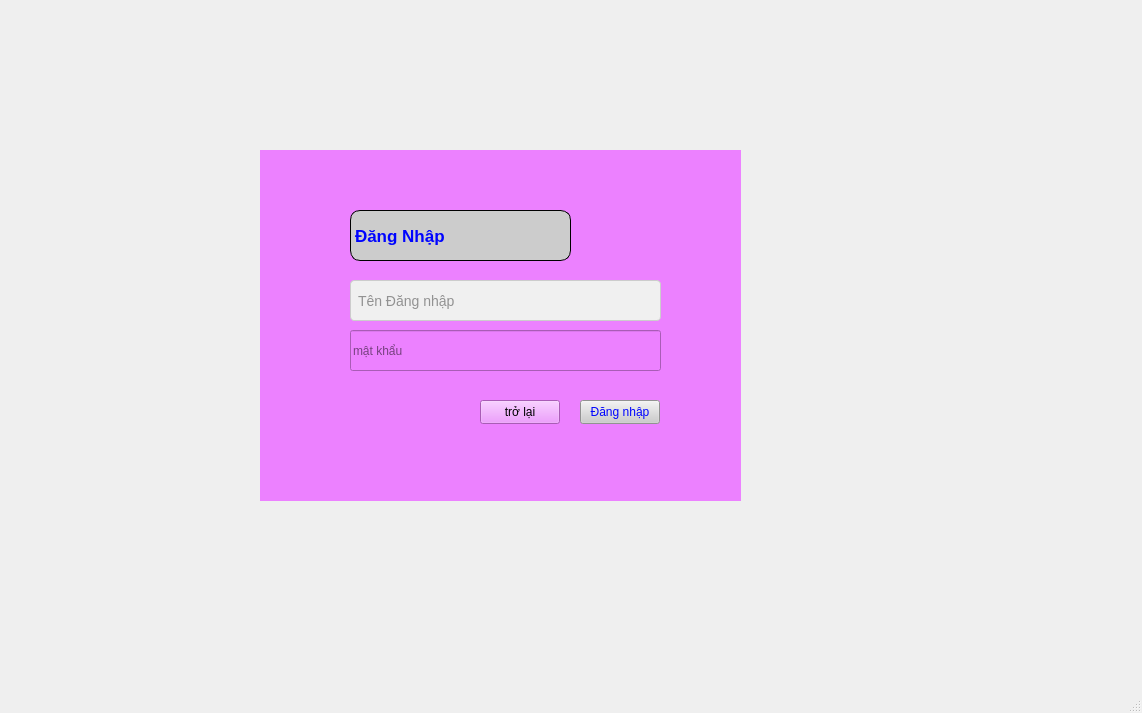
<?xml version="1.0" encoding="UTF-8"?>
<ui version="4.0">
 <class>test</class>
 <widget class="QMainWindow" name="test">
  <property name="geometry">
   <rect>
    <x>0</x>
    <y>0</y>
    <width>1142</width>
    <height>713</height>
   </rect>
  </property>
  <property name="cursor">
   <cursorShape>ArrowCursor</cursorShape>
  </property>
  <property name="windowTitle">
   <string>MainWindow</string>
  </property>
  <widget class="QWidget" name="centralwidget">
   <widget class="QStackedWidget" name="stackedWidget">
    <property name="geometry">
     <rect>
      <x>210</x>
      <y>110</y>
      <width>611</width>
      <height>451</height>
     </rect>
    </property>
    <property name="currentIndex">
     <number>0</number>
    </property>
    <widget class="QWidget" name="page">
     <widget class="QWidget" name="widget" native="true">
      <property name="geometry">
       <rect>
        <x>50</x>
        <y>40</y>
        <width>481</width>
        <height>351</height>
       </rect>
      </property>
      <property name="styleSheet">
       <string notr="true">background-color: rgb(236, 129, 255);</string>
      </property>
      <widget class="QLabel" name="label">
       <property name="geometry">
        <rect>
         <x>90</x>
         <y>60</y>
         <width>221</width>
         <height>51</height>
        </rect>
       </property>
       <property name="font">
        <font>
         <pointsize>13</pointsize>
         <italic>false</italic>
         <bold>true</bold>
        </font>
       </property>
       <property name="styleSheet">
        <string notr="true">color: rgb(0, 4, 255);
background-color: #ccc;
border-radius: 10px;
border: 1px solid #000;;</string>
       </property>
       <property name="text">
        <string>Đăng Nhập </string>
       </property>
      </widget>
      <widget class="QPushButton" name="pushButton">
       <property name="geometry">
        <rect>
         <x>320</x>
         <y>250</y>
         <width>80</width>
         <height>24</height>
        </rect>
       </property>
       <property name="cursor">
        <cursorShape>PointingHandCursor</cursorShape>
       </property>
       <property name="styleSheet">
        <string notr="true">color: rgb(0, 4, 255);
background-color: #ccc;

</string>
       </property>
       <property name="text">
        <string>Đăng nhập</string>
       </property>
      </widget>
      <widget class="QPushButton" name="pushButton_2">
       <property name="geometry">
        <rect>
         <x>220</x>
         <y>250</y>
         <width>80</width>
         <height>24</height>
        </rect>
       </property>
       <property name="cursor">
        <cursorShape>PointingHandCursor</cursorShape>
       </property>
       <property name="text">
        <string>trở lại</string>
       </property>
      </widget>
      <widget class="QLineEdit" name="lineEdit">
       <property name="geometry">
        <rect>
         <x>90</x>
         <y>130</y>
         <width>311</width>
         <height>41</height>
        </rect>
       </property>
       <property name="styleSheet">
        <string notr="true">QLineEdit {
    background-color: #f0f0f0; /* Change to your desired background color */
    color: #333333; /* Change to your desired font color */
    font-family: Arial, sans-serif; /* Set your preferred font */
    font-size: 14px; /* Adjust font size as needed */
    padding: 5px; /* Optional padding */
    border: 1px solid #cccccc; /* Optional border */
    border-radius: 4px; /* Optional border radius */
}</string>
       </property>
       <property name="placeholderText">
        <string>Tên Đăng nhập</string>
       </property>
      </widget>
      <widget class="QLineEdit" name="lineEdit_2">
       <property name="geometry">
        <rect>
         <x>90</x>
         <y>180</y>
         <width>311</width>
         <height>41</height>
        </rect>
       </property>
       <property name="echoMode">
        <enum>QLineEdit::EchoMode::Password</enum>
       </property>
       <property name="placeholderText">
        <string>mật khẩu</string>
       </property>
      </widget>
     </widget>
    </widget>
    <widget class="QWidget" name="page_3">
     <widget class="QWidget" name="widget_2" native="true">
      <property name="geometry">
       <rect>
        <x>50</x>
        <y>50</y>
        <width>481</width>
        <height>351</height>
       </rect>
      </property>
      <property name="styleSheet">
       <string notr="true">background-color: rgb(236, 129, 255);</string>
      </property>
      <widget class="QLabel" name="label_2">
       <property name="geometry">
        <rect>
         <x>90</x>
         <y>60</y>
         <width>221</width>
         <height>51</height>
        </rect>
       </property>
       <property name="font">
        <font>
         <pointsize>13</pointsize>
         <italic>false</italic>
         <bold>true</bold>
        </font>
       </property>
       <property name="styleSheet">
        <string notr="true">color: rgb(0, 4, 255);
background-color: #ccc;
border-radius: 10px;
border: 1px solid #000;;</string>
       </property>
       <property name="text">
        <string>đănh kí</string>
       </property>
      </widget>
      <widget class="QPushButton" name="pushButton_3">
       <property name="geometry">
        <rect>
         <x>320</x>
         <y>250</y>
         <width>80</width>
         <height>24</height>
        </rect>
       </property>
       <property name="cursor">
        <cursorShape>PointingHandCursor</cursorShape>
       </property>
       <property name="styleSheet">
        <string notr="true">color: rgb(0, 4, 255);
background-color: #ccc;

</string>
       </property>
       <property name="text">
        <string>Đăng nhập</string>
       </property>
      </widget>
      <widget class="QPushButton" name="pushButton_4">
       <property name="geometry">
        <rect>
         <x>220</x>
         <y>250</y>
         <width>80</width>
         <height>24</height>
        </rect>
       </property>
       <property name="cursor">
        <cursorShape>PointingHandCursor</cursorShape>
       </property>
       <property name="text">
        <string>trở lại</string>
       </property>
      </widget>
      <widget class="QLineEdit" name="lineEdit_3">
       <property name="geometry">
        <rect>
         <x>90</x>
         <y>130</y>
         <width>311</width>
         <height>41</height>
        </rect>
       </property>
       <property name="placeholderText">
        <string>Tên Đăng nhập</string>
       </property>
      </widget>
      <widget class="QLineEdit" name="lineEdit_4">
       <property name="geometry">
        <rect>
         <x>90</x>
         <y>180</y>
         <width>311</width>
         <height>41</height>
        </rect>
       </property>
       <property name="echoMode">
        <enum>QLineEdit::EchoMode::Password</enum>
       </property>
       <property name="placeholderText">
        <string>mật khẩu</string>
       </property>
      </widget>
     </widget>
    </widget>
    <widget class="QWidget" name="page_2"/>
   </widget>
  </widget>
  <widget class="QMenuBar" name="menubar">
   <property name="geometry">
    <rect>
     <x>0</x>
     <y>0</y>
     <width>1142</width>
     <height>21</height>
    </rect>
   </property>
  </widget>
  <widget class="QStatusBar" name="statusbar"/>
 </widget>
 <resources/>
 <connections/>
</ui>
